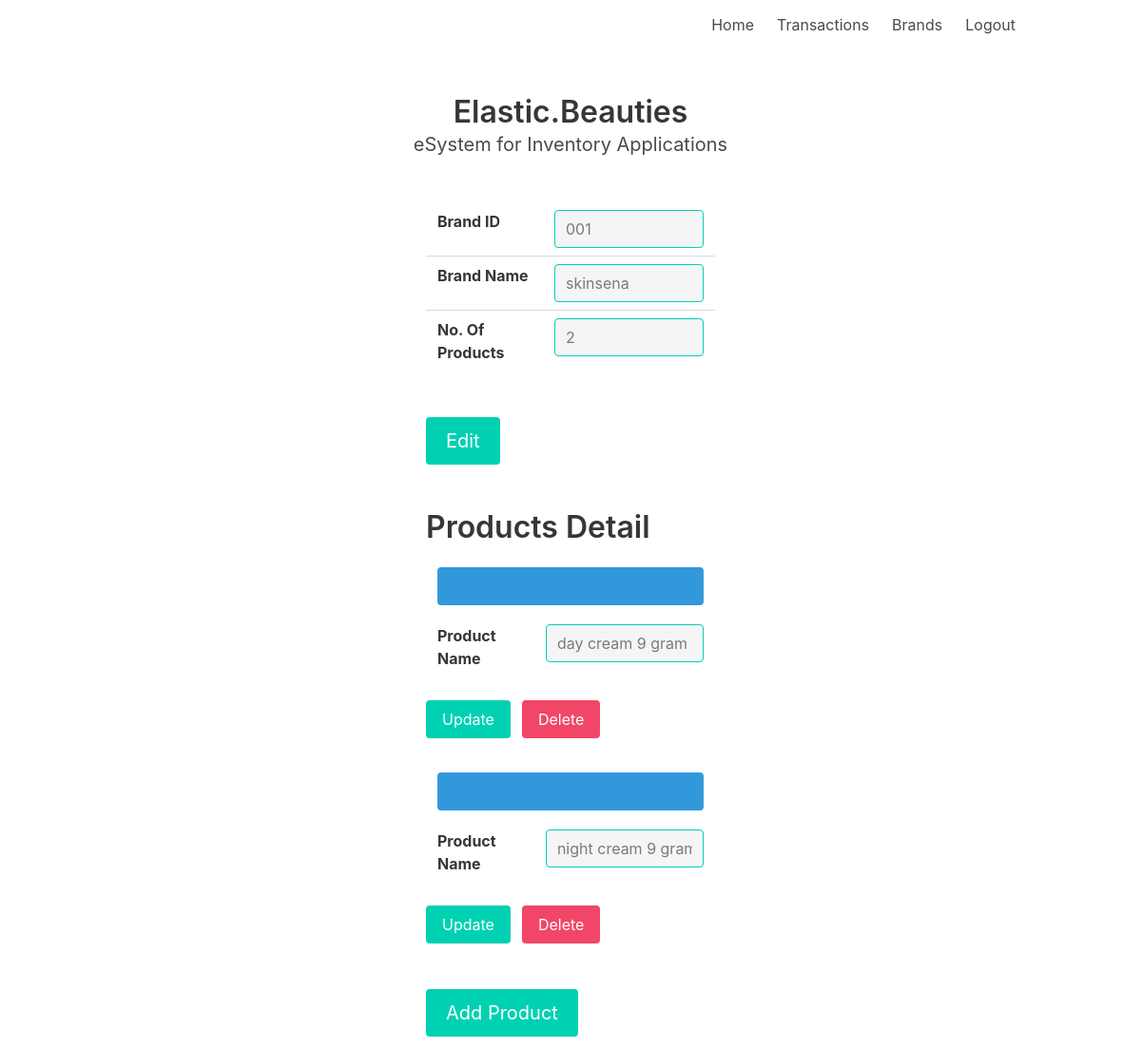
Page /brands_view/001 (signed in) on the earlier database version.
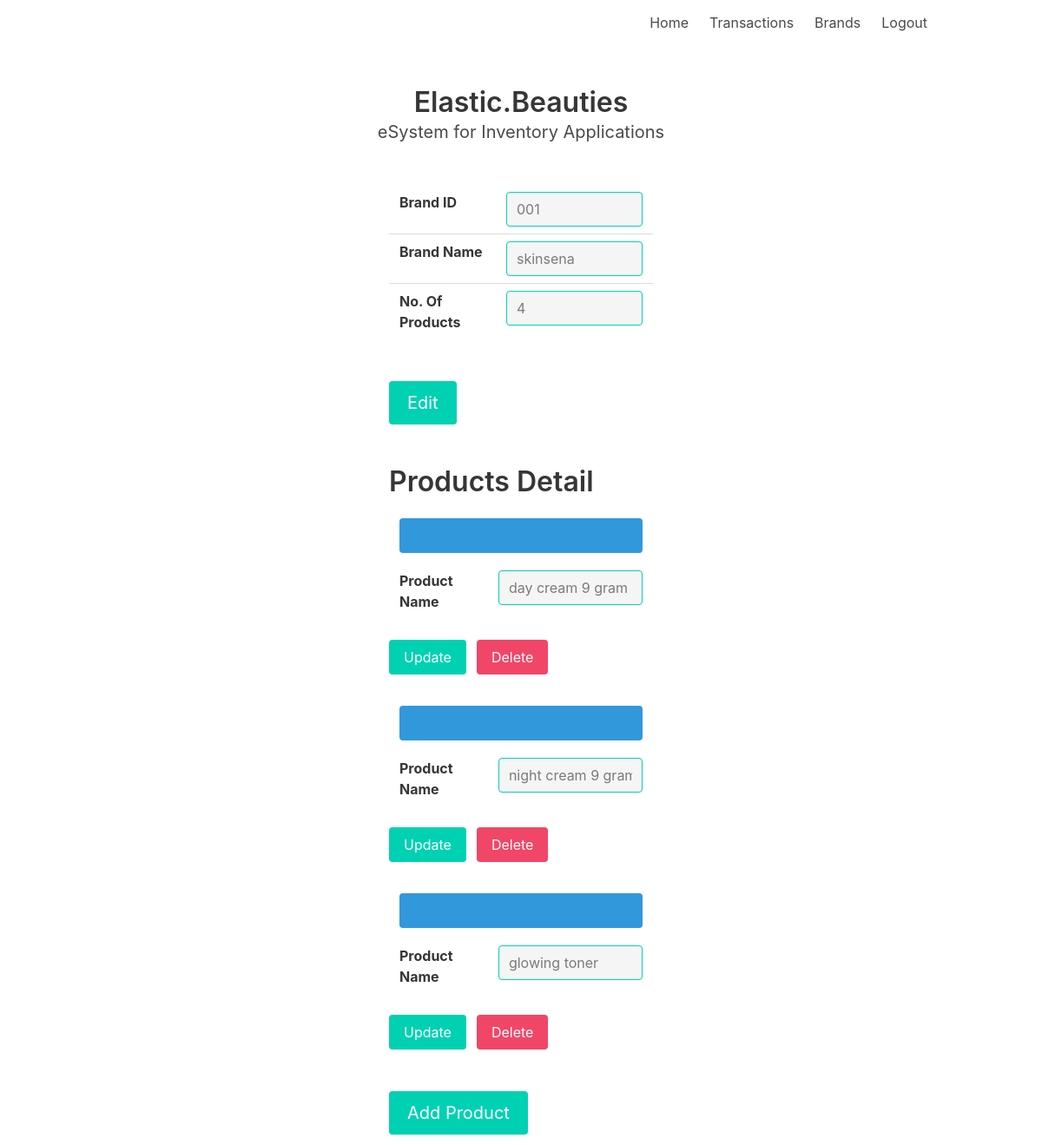
Same page on the later database version.
### tables this page shows
CREATE TABLE products (
	product_id TEXT NOT NULL,
	brand_id TEXT,
	product_name TEXT,
	is_deleted INTEGER DEFAULT 0,
	CONSTRAINT products_UN UNIQUE (product_id)
);

### app/app.py (the view)
@app.route('/brands_view/<brandid>')
@flask_login.login_required
def brands_view(brandid):
    conn = get_db_connection()
    sql_brands = '''
    SELECT b.brand_id,b.brand_name,p.number_of_products
    from brands b left join
    ( select p.brand_id, count(*) as number_of_products from products p group by p.brand_id) p
    on b.brand_id = p.brand_id
    where b.brand_id = '{}' and is_deleted = 0
    '''.format(brandid)
    cursor = conn.execute(sql_brands)
    data_brand = cursor.fetchall()[0]
    try:
        sql_products = '''
        SELECT p.product_id,p.product_name from products p where p.brand_id = '{}' and is_deleted = 0
        '''.format(brandid)
        cursor = conn.execute(sql_products)
        data_product = cursor.fetchall()
    except:
        data_product = None
    data = {"data_brand": data_brand,
            "data_product": data_product}
    conn.close()
    return render_template('brands_view.html', data=data)

### app/app.py (called while the page is built)
@login_manager.user_loader
def user_loader(email):
    conn = get_db_connection()
    users = conn.execute('SELECT * FROM users where email = "{}" limit 1'.format(email)).fetchall()
    if not users:
        return
    username = users[0]['username']
    user = User()
    user.id = email
    user.username = username
    conn.close()
    return user

### app/db.py (called while the page is built)
def get_db_connection():
    conn = sqlite3.connect("../esystem.db")
    conn.row_factory = sqlite3.Row
    return conn

### app/templates/brands_view.html (shortened to what this page needs)
{% extends "layout_main.html" %}
{% block content %}
<section>
    <div class="container">
        <div class="columns">
            <div class="column is-4"></div>
            <div class="column">
                <div class="container">
                    <table class="table">
                        <tr>
                            <td><label class="label">Brand ID</label></td>
                            <td><input class="input is-primary" type="text" name="brandid" value="{{ data['data_brand']['brand_id'] }}" disabled></td>
                        </tr>
                        <tr>
                            <td><label class="label">Brand Name</label></td>
                            <td><input class="input is-primary" type="text" name="brandname" value="{{ data['data_brand']['brand_name'] }}" disabled></td>
                        </tr>
                        <tr>
                            <td><label class="label">No. Of Products</label></td>
                            <td><input class="input is-primary" type="text" name="noofproducts" value="{{ data['data_brand']['number_of_products'] }}" disabled></td>
                        </tr>
                    </table>
                </div>
            </div>
            <div class="column is-4"></div>
        </div>
    </div>
</section>
<br>
<br>
<section>
    <div class="container">
        <div class="columns">
            <div class="column is-4"></div>
            <div class="column">
                <form method="POST" action="/brands" class="control">
                    <button class="button is-primary is-medium">Edit</button>
                </form>
            </div>
        </div>
    </div>
</section>
<br>
<br>
<section>
    <div class="container">
        <div class="columns">
            <div class="column is-4"></div>
            <div class="column">
                <h2 class="title is-bold">Products Detail</h2>
            </div>
            <div class="column is-4"></div>
        </div>
    </div>
    <div class="container">
              {% for row in data['data_product'] %}
        <div class="columns">
            <div class="column is-4"></div>
            <div class="column">
                    <div class="container">
                        <div class="tile is-parent">
                          <article class="tile is-child notification is-info">
                          </article>
                        </div>
                        <table class="table">
                            <tr>
                                <td><label class="label">Product Name</label></td>
                                <td><input class="input is-primary" type="text" name="productname" value="{{ row['product_name'] }}" disabled></td>
                            </tr>
                        </table>
                    </div>
                </div>
            <div class="column is-4"></div>
        </div>
        <div class="columns">
            <div class="column is-4"></div>
            <div class="column">
                <div class="field is-grouped">
                <form method="POST" action="/products" class="control">
                    <button class="button is-primary">Update</button>
                </form>
                <form method="POST" action="/products_delete" class="control">
                    <button class="button is-danger">Delete</button>
                </form>
                </div>
            </div>
            <div class="column"></div>
        </div>
        {% endfor %}
    </div>
</section>
<br>
<br>
<section>
    <div class="container">
        <div class="columns">
            <div class="column is-4"></div>
            <div class="column">
                <form method="POST" action="/products" class="control">
                    <button class="button is-primary is-medium">Add Product</button>
                </form>
            </div>
        </div>
    </div>
</section>
{% endblock %}

### app/templates/layout_main.html (shortened to what this page needs)
<!DOCTYPE html>
<html>
<head>
    <link rel= "stylesheet" type= "text/css" href= "{{ url_for('static',filename='css/bulma.css') }}">
</head>
<body>
    <div class="hero-head">
        <nav class="navbar">
            <div class="container">
                    <div class="navbar-end">
                        <a href="{{ url_for('home') }}" class="navbar-item">
                            Home
                        </a>
                        <a href="{{ url_for('transaction_overview') }}" class="navbar-item">
                            Transactions
                        </a>
                        <a href="{{ url_for('brands_overview') }}" class="navbar-item">
                            Brands
                        </a>
                        <a href="{{ url_for('logout') }}" class="navbar-item">
                            Logout
                        </a>
                    </div>
            </div>
        </nav>
    </div>
    <section>
        <div class="hero">
          <div class="hero-body">
            <div class="container has-text-centered">
              <h1 class="title">
                  Elastic.Beauties
              </h1>
              <h2 class="subtitle">
                eSystem for Inventory Applications
              </h2>
            </div>
          </div>
        </div>
    </section>
       {% block content %}
       {% endblock %}
</body>
</html>

Differences in the rows shown:
added products: productname "glowing toner"
Other differences:
form field noofproducts: "2" → "4"
